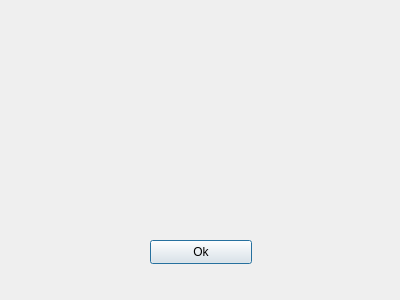
<?xml version="1.0" encoding="UTF-8"?>
<ui version="4.0">
 <class>Dialog</class>
 <widget class="QDialog" name="Dialog">
  <property name="geometry">
   <rect>
    <x>0</x>
    <y>0</y>
    <width>400</width>
    <height>300</height>
   </rect>
  </property>
  <property name="windowTitle">
   <string>Dialog</string>
  </property>
  <widget class="QPushButton" name="pushButton">
   <property name="geometry">
    <rect>
     <x>150</x>
     <y>240</y>
     <width>102</width>
     <height>24</height>
    </rect>
   </property>
   <property name="text">
    <string>Ok</string>
   </property>
  </widget>
 </widget>
 <resources/>
 <connections/>
</ui>
